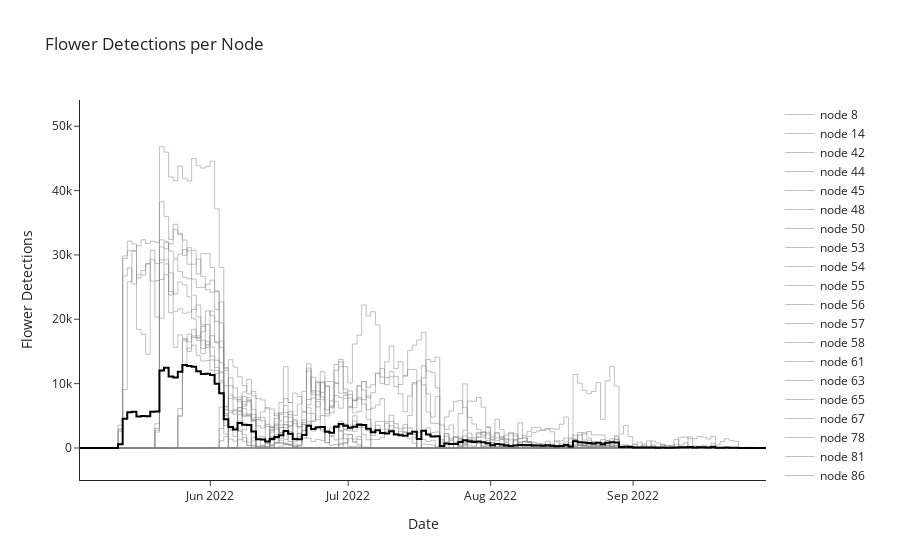

This figure's notebook cell:
### Code cell
fig = go.Figure()
colors = iter(palette)
for col in observed_flowers.columns:
    if col == 'mean':
        fig.add_trace(go.Scatter(
            x=observed_flowers.index, 
            y=observed_flowers[col],
            name=f'node {col}',
            line_shape='hv',
            line=dict(
                color="black", width=2
            )
        ))
    else:
        fig.add_trace(go.Scatter(
            x=observed_flowers.index, 
            y=observed_flowers[col],
            name=f'node {col}',
            line_shape='hv',
            line=dict(
                color="grey", width=.5
            )
        ))

fig.update_layout(
    title='Flower Detections per Node', 
    template='simple_white',
    xaxis={'title':'Date'}, yaxis={'title':'Flower Detections'}
)
fig.show()

### Figure 1 — Plotly figure (JSON) as saved in the notebook; plotly's stock layout.template omitted (floating-point values rounded to 4 significant figures; data arrays with more than 128 entries replaced by an {"elided": "..."} marker saying what was removed)
{"data": [{"line": {"color": "grey", "shape": "hv", "width": 0.5}, "name": "node 8", "type": "scatter", "x": {"elided": "195 str values"}, "y": {"elided": "195 int values"}}, {"line": {"color": "grey", "shape": "hv", "width": 0.5}, "name": "node 14", "type": "scatter", "x": {"elided": "195 str values"}, "y": {"elided": "195 int values"}}, {"line": {"color": "grey", "shape": "hv", "width": 0.5}, "name": "node 42", "type": "scatter", "x": {"elided": "195 str values"}, "y": {"elided": "195 int values"}}, {"line": {"color": "grey", "shape": "hv", "width": 0.5}, "name": "node 44", "type": "scatter", "x": {"elided": "195 str values"}, "y": {"elided": "195 int values"}}, {"line": {"color": "grey", "shape": "hv", "width": 0.5}, "name": "node 45", "type": "scatter", "x": {"elided": "195 str values"}, "y": {"elided": "195 int values"}}, {"line": {"color": "grey", "shape": "hv", "width": 0.5}, "name": "node 48", "type": "scatter", "x": {"elided": "195 str values"}, "y": {"elided": "195 int values"}}, {"line": {"color": "grey", "shape": "hv", "width": 0.5}, "name": "node 50", "type": "scatter", "x": {"elided": "195 str values"}, "y": {"elided": "195 int values"}}, {"line": {"color": "grey", "shape": "hv", "width": 0.5}, "name": "node 53", "type": "scatter", "x": {"elided": "195 str values"}, "y": {"elided": "195 int values"}}, {"line": {"color": "grey", "shape": "hv", "width": 0.5}, "name": "node 54", "type": "scatter", "x": {"elided": "195 str values"}, "y": {"elided": "195 int values"}}, {"line": {"color": "grey", "shape": "hv", "width": 0.5}, "name": "node 55", "type": "scatter", "x": {"elided": "195 str values"}, "y": {"elided": "195 int values"}}, {"line": {"color": "grey", "shape": "hv", "width": 0.5}, "name": "node 56", "type": "scatter", "x": {"elided": "195 str values"}, "y": {"elided": "195 int values"}}, {"line": {"color": "grey", "shape": "hv", "width": 0.5}, "name": "node 57", "type": "scatter", "x": {"elided": "195 str values"}, "y": {"elided": "195 int values"}}, {"line": {"color": "grey", "shape": "hv", "width": 0.5}, "name": "node 58", "type": "scatter", "x": {"elided": "195 str values"}, "y": {"elided": "195 int values"}}, {"line": {"color": "grey", "shape": "hv", "width": 0.5}, "name": "node 61", "type": "scatter", "x": {"elided": "195 str values"}, "y": {"elided": "195 int values"}}, {"line": {"color": "grey", "shape": "hv", "width": 0.5}, "name": "node 63", "type": "scatter", "x": {"elided": "195 str values"}, "y": {"elided": "195 int values"}}, {"line": {"color": "grey", "shape": "hv", "width": 0.5}, "name": "node 65", "type": "scatter", "x": {"elided": "195 str values"}, "y": {"elided": "195 int values"}}, {"line": {"color": "grey", "shape": "hv", "width": 0.5}, "name": "node 67", "type": "scatter", "x": {"elided": "195 str values"}, "y": {"elided": "195 int values"}}, {"line": {"color": "grey", "shape": "hv", "width": 0.5}, "name": "node 78", "type": "scatter", "x": {"elided": "195 str values"}, "y": {"elided": "195 int values"}}, {"line": {"color": "grey", "shape": "hv", "width": 0.5}, "name": "node 81", "type": "scatter", "x": {"elided": "195 str values"}, "y": {"elided": "195 int values"}}, {"line": {"color": "grey", "shape": "hv", "width": 0.5}, "name": "node 86", "type": "scatter", "x": {"elided": "195 str values"}, "y": {"elided": "195 int values"}}, {"line": {"color": "grey", "shape": "hv", "width": 0.5}, "name": "node 87", "type": "scatter", "x": {"elided": "195 str values"}, "y": {"elided": "195 int values"}}, {"line": {"color": "black", "shape": "hv", "width": 2}, "name": "node mean", "type": "scatter", "x": {"elided": "195 str values"}, "y": {"elided": "195 float values"}}], "layout": {"autosize": true, "title": {"text": "Flower Detections per Node"}, "xaxis": {"autorange": false, "range": ["2022-05-03 15:06:53.1148", "2022-09-29 22:00"], "title": {"text": "Date"}, "type": "date"}, "yaxis": {"autorange": false, "range": [-4972.0, 54070.0], "title": {"text": "Flower Detections"}, "type": "linear"}}}
